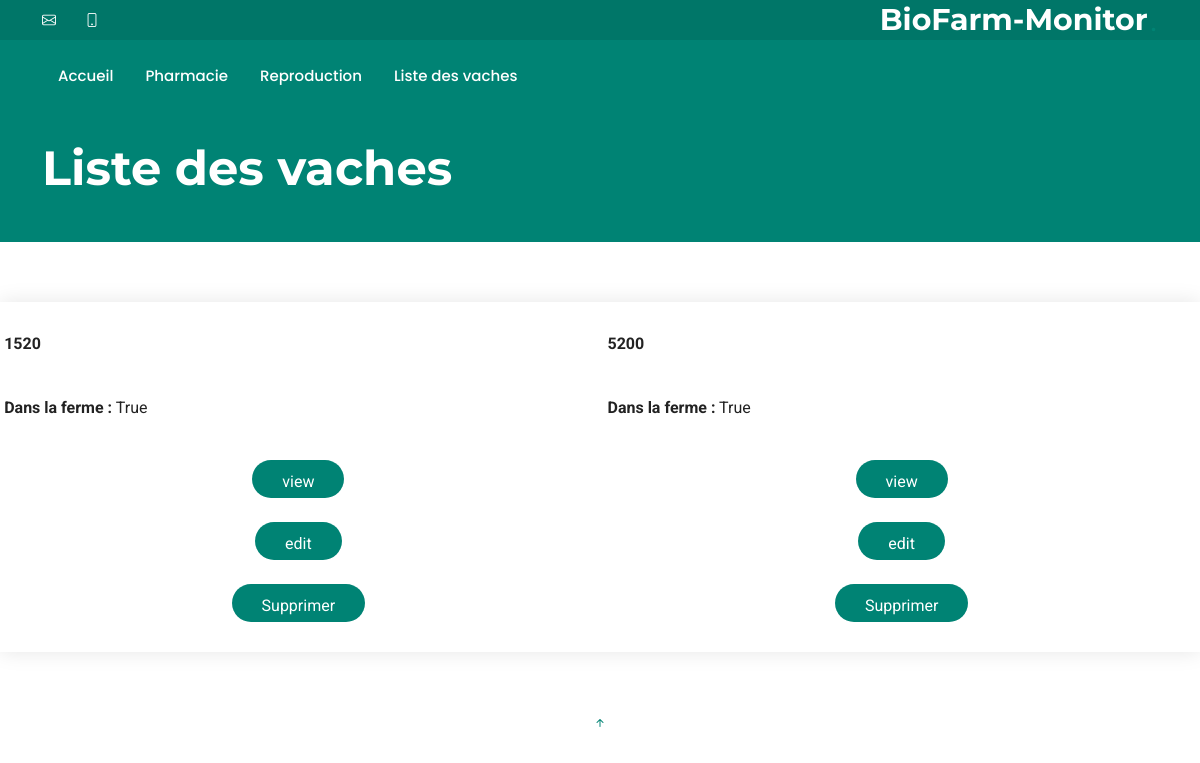
Before: /cow_liste with the older database file.
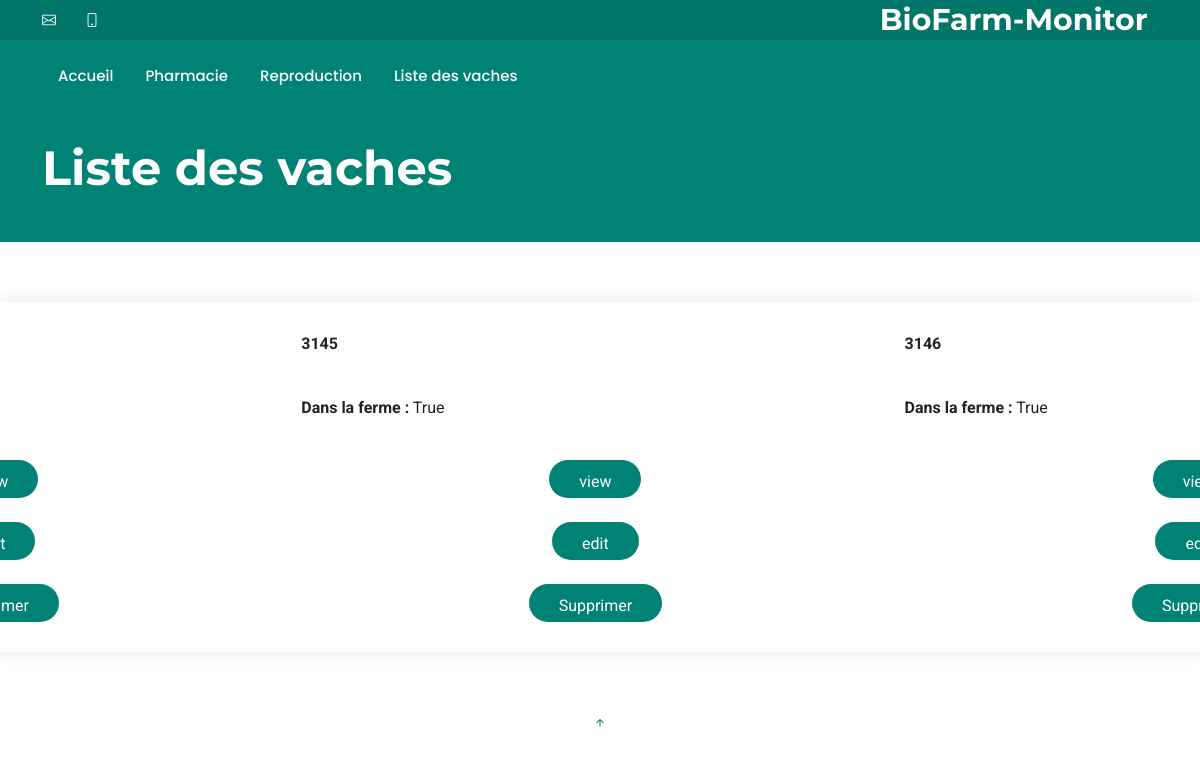
After: the same page with the newer database file.
### web_app/models.py (models this page shows, shortened)
class Cow(db.Model):
    id = Column(Integer, primary_key=True)  # numero Vache
    cow_cares = Column(MutableList.as_mutable(PickleType), default=list, nullable=False)
    info = Column(MutableList.as_mutable(PickleType), default=list, nullable=False)
    in_farm = Column(Boolean)  # faux si vache sortie expoitation
    born_date = Column(DATE)  # date de naissance de la vache
    reproduction = Column(
        MutableList.as_mutable(PickleType), default=list, nullable=False
    )

### web_app/views.py (the view)
@app.route("/cow_liste", methods=["GET"])
def cow_liste():
    return render_template("cow_liste.html")

### web_app/models.py (called while the page is built)
    @staticmethod
    def get_all_cows() -> list[Cow]:
        return Cow.query.all()

### web_app/templates/cow_liste.html (shortened to what this page needs)
{% extends 'base.html' %}
{% block body_class %}
  "index-page"
{% endblock %}
{% block page_title %}
  Liste des vaches
{% endblock %}
{% block content %}
  <section id="cow_liste" class="contact section">
    <div class="php-email-form">
      {% for cow in get_all_cows() %}
        <div class="row gy-4" id="cow-block-{{ cow.id }}">
          <div class="col-12">
            <p>
              <strong>{{ cow.id }}</strong>
            </p>
          </div>
          <div class="col-md-6">
            <p>
              <strong>Dans la ferme :</strong> {{ cow.in_farm }}
            </p>
          </div>
          <form action="{{ url_for('view_cow', cow_id=cow.id) }}" method="POST" enctype="multipart/form-data">
            <div class="col-md-12 text-center">
              <button type="submit" class="btn btn-primary">view</button>
            </div>
          </form>
          <form action="{{ url_for('edit_cow', cow_id=cow.id) }}" method="POST" enctype="multipart/form-data">
            <div class="col-md-12 text-center">
              <button type="submit" class="btn btn-primary">edit</button>
            </div>
          </form>
          <form id="form-suppress-{{ cow.id }}" action="{{ url_for('suppress_cow', cow_id=cow.id) }}" method="POST" enctype="multipart/form-data" class="ajax-form">
            <div class="col-md-12 text-center">
              <button type="submit" class="btn btn-danger">Supprimer</button>
            </div>
          </form>
        </div>
      {% endfor %}
    </div>
  </section>
{% endblock %}

### web_app/templates/base.html (shortened to what this page needs)
<!doctype html>
<html lang="fr">
  <head>
    <link href="{{ url_for('static', filename='vendor/bootstrap/css/bootstrap.min.css') }}" rel="stylesheet">
    <link href="{{ url_for('static', filename='vendor/bootstrap-icons/bootstrap-icons.css') }}" rel="stylesheet">
    <link href="{{ url_for('static', filename='vendor/aos/aos.css') }}" rel="stylesheet">
    <link href="{{ url_for('static', filename='vendor/glightbox/css/glightbox.min.css') }}" rel="stylesheet">
    <link href="{{ url_for('static', filename='vendor/swiper/swiper-bundle.min.css') }}" rel="stylesheet">
    <link href="{{ url_for('static', filename='css/main.css') }}" rel="stylesheet">
  </head>
  <body class={% block body_class %} {% endblock %}>
    <header id="header" class="header fixed-top">
        <div class="topbar d-flex align-items-center">
          <div class="container d-flex justify-content-center justify-content-md-between">
            <div class="contact-info d-flex align-items-center">
              <i class="bi bi-envelope d-flex align-items-center"><a href="mailto:contact@"></a></i>
              <i class="bi bi-phone d-flex align-items-center ms-4"></i>
            </div>
            <a href="/" class="logo d-flex align-items-center">
              <h1 class="sitename">BioFarm-Monitor</h1>
              <span>.</span>
            </a>
          </div>
        </div>
        <div class="branding d-flex align-items-center">
          <div class="container position-relative d-flex align-items-center justify-content-between">
            <nav id="navmenu" class="navmenu">
              <ul>
                <li><a href="/" class="active">Accueil<br></a></li>
                <li><a href="/pharmacie">Pharmacie</a></li>
                <li><a href="/reproduction">Reproduction</a></li>
                <li><a href="/cow_liste">Liste des vaches</a></li>
              </ul>
            </nav>
          </div>
        </div>
      </header>
      <main class="main">
      <section class="hero section accent-background">
        <div class="container position-relative">
          <div class="row gy-5 justify-content-between">
            <div class="col-lg-6 order-2 order-lg-1 d-flex flex-column justify-content-center">
              <h2><span class="accent">{% block page_title %} {% endblock page_title %}</span></h2>
            <div class="col-lg-5 order-1 order-lg-2">
            </div>
          </div>
        </div>
      </section>
        {% block content %}
        {% endblock %}
    </main>
  <a href="#" id="scroll-top" class="scroll-top d-flex align-items-center justify-content-center"><i class="bi bi-arrow-up-short"></i></a>
  </body>
</html>

### web_app/static/css/main.css (style rules this page uses)
:root { --default-font: "Roboto", system-ui, -apple-system, "Segoe UI", Roboto, "Helvetica Neue", Arial, "Noto Sans", "Liberation Sans", sans-serif, "Apple Color Emoji", "Segoe UI Emoji", "Segoe UI Symbol", "Noto Color Emoji"; --heading-font: "Montserrat", sans-serif; --nav-font: "Poppins", sans-serif; }
:root { --background-color: #ffffff; --default-color: #222222; --heading-color: #172a28; --accent-color: #008374; --surface-color: #ffffff; --contrast-color: #ffffff; }
:root { --nav-color: #ffffff; --nav-hover-color: #008374; --nav-mobile-background-color: #ffffff; --nav-dropdown-background-color: #ffffff; --nav-dropdown-color: #01433c; --nav-dropdown-hover-color: #008374; }
.accent-background { --background-color: #008374; --default-color: #ffffff; --heading-color: #ffffff; --accent-color: #ffffff; --surface-color: #00b6a1; --contrast-color: #ffffff; }
:root { scroll-behavior: smooth; }
body { color: var(--default-color); background-color: var(--background-color); font-family: var(--default-font); }
a { color: var(--accent-color); text-decoration: none; transition: 0.3s; }
h1, h2, h3, h4, h5, h6 { color: var(--heading-color); font-family: var(--heading-font); }
.php-email-form { display: flex; justify-content: center; align-items: center; gap: 15px; flex-wrap: nowrap; }
.header { --background-color: #008374; --heading-color: #ffffff; color: var(--default-color); transition: all 0.5s; z-index: 997; background-color: var(--background-color); }
.header .topbar { background-color: color-mix(in srgb, var(--accent-color) 90%, black 10%); height: 40px; padding: 0; font-size: 14px; transition: all 0.5s; }
.header .topbar .contact-info i { font-style: normal; color: var(--contrast-color); }
.header .branding { min-height: 60px; padding: 10px 0; }
.header .logo { line-height: 1; }
.header .logo h1 { font-size: 30px; margin: 0; font-weight: 700; color: var(--heading-color); }
.header .logo span { font-size: 32px; margin-left: 2px; color: var(--nav-hover-color); }
@media (min-width: 1200px) { .navmenu { padding: 0; } }
@media (min-width: 1200px) { .navmenu ul { margin: 0; padding: 0; display: flex; list-style: none; align-items: center; } }
@media (min-width: 1200px) { .navmenu li { position: relative; } }
@media (min-width: 1200px) { .navmenu>ul>li { white-space: nowrap; padding: 15px 14px; } }
@media (min-width: 1200px) { .navmenu>ul>li:last-child { padding-right: 0; } }
@media (min-width: 1200px) { .navmenu a, .navmenu a:focus { color: var(--nav-color); font-size: 15px; padding: 0 2px; font-family: var(--nav-font); font-weight: 500; display: flex; align-items: center; justify-content: space-between; white-space: nowrap; transition: 0.3s; position: relative; } }
@media (min-width: 1200px) { .navmenu>ul>li>a:before { content: ""; position: absolute; height: 2px; bottom: -6px; left: 0; background-color: var(--nav-hover-color); visibility: hidden; width: 0px; transition: all 0.3s ease-in-out 0s; } }
@media (min-width: 1200px) { .navmenu a:hover:before, .navmenu li:hover>a:before, .navmenu .active:before { visibility: visible; width: 100%; } }
@media (min-width: 1200px) { .navmenu li:hover>a, .navmenu .active, .navmenu .active:focus { color: var(--nav-color); } }
section, .section { color: var(--default-color); background-color: var(--background-color); padding: 60px 0; scroll-margin-top: 112px; overflow: clip; }
.hero { width: 100%; position: relative; padding: 140px 0 0 0; }
.hero .container { position: relative; z-index: 3; }
.hero h2 { font-size: 48px; font-weight: 700; margin-bottom: 20px; }
.hero h2 .accent { color: var(--conrast-color); }
.contact .php-email-form { background-color: var(--surface-color); box-shadow: 0px 0px 20px rgba(0, 0, 0, 0.1); width: 100%; height: 100%; padding: 30px; }

Changed rows visible on the page:
no longer on this page (row unchanged): Cow: id "1520", in_farm "True"
no longer on this page (row unchanged): Cow: id "5200", in_farm "True"
added Cow: id "3145", in_farm "True"
added Cow: id "3146", in_farm "True"
